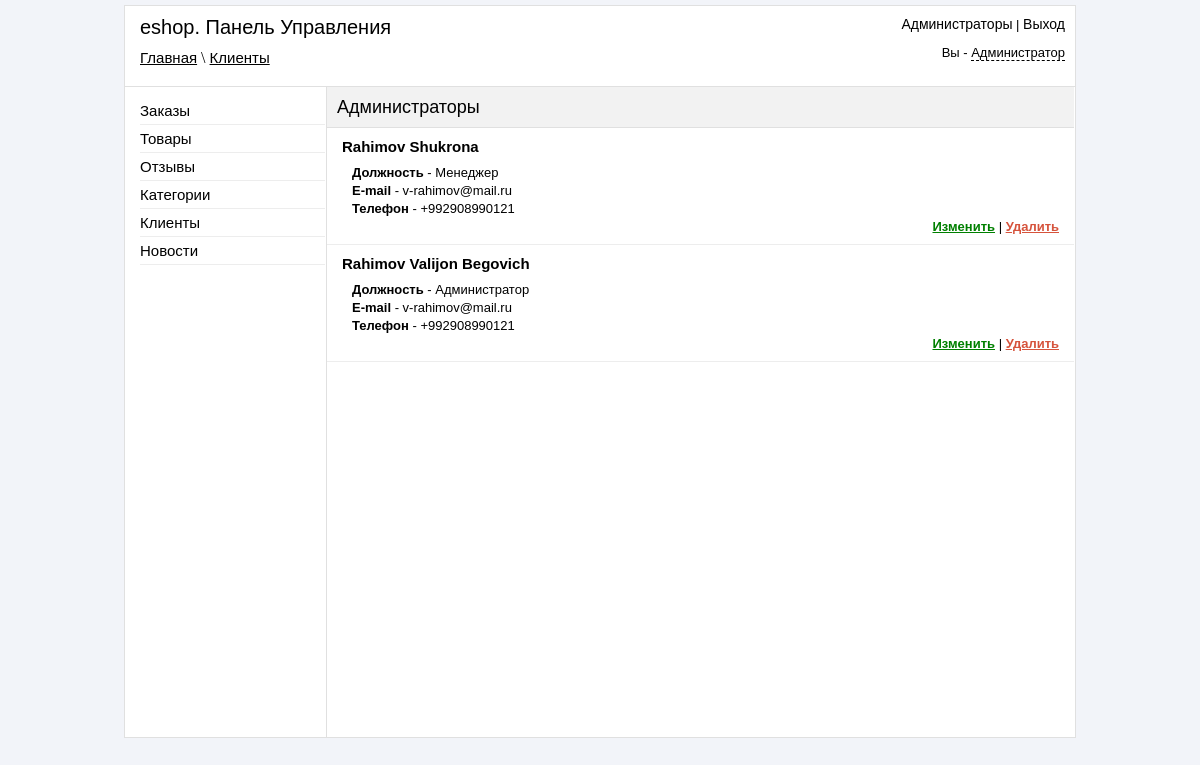
/admin/administrators.php (signed in), run on the app's committed database.
### tables this page shows
CREATE TABLE IF NOT EXISTS `reg_admin` (
  `id` int(11) NOT NULL,
  `login` varchar(255) NOT NULL,
  `pass` varchar(255) NOT NULL,
  `fio` text NOT NULL,
  `role` varchar(255) NOT NULL,
  `email` varchar(50) NOT NULL,
  `phone` varchar(50) NOT NULL,
  `view_orders` int(11) NOT NULL DEFAULT '0',
  `accept_orders` int(11) NOT NULL DEFAULT '0',
  `delete_orders` int(11) NOT NULL DEFAULT '0',
  `add_tovar` int(11) NOT NULL DEFAULT '0',
  `edit_tovar` int(11) NOT NULL DEFAULT '0',
  `delete_tovar` int(11) NOT NULL DEFAULT '0',
  `accept_reviews` int(11) NOT NULL DEFAULT '0',
  `delete_reviews` int(11) NOT NULL DEFAULT '0',
  `view_clients` int(11) NOT NULL DEFAULT '0',
  `delete_clients` int(11) NOT NULL DEFAULT '0',
  `add_news` int(11) NOT NULL DEFAULT '0',
  `delete_news` int(11) NOT NULL DEFAULT '0',
  `add_category` int(11) NOT NULL DEFAULT '0',
  `delete_category` int(11) NOT NULL DEFAULT '0',
  `view_admin` int(11) NOT NULL DEFAULT '0'
);

### admin/administrators.php (the view, shortened to what this page needs)
<?php
if ($_SESSION['auth_admin'] == "yes_auth")
{
	include 'include/db_connect.php';
?>
<!DOCTYPE html>
<html>
<head>
	<link rel="stylesheet" href="css/reset.css">
	<link rel="stylesheet" href="css/style.css">
	<link rel="stylesheet" href="jquery_confirm/jquery_confirm.css">
</head>
<body>
	<div id="block-body">
	<?php
		include 'include/block-header.php';
	?>
	<div id="block-content">
		<div id="block-parameters">
			<p id="title-page">Администраторы</p>
		</div>
<?php
if ($_SESSION['view_admin'] == '1')
{
$result = mysql_query("SELECT * FROM reg_admin ORDER BY id DESC",$link);
If (mysql_num_rows($result) > 0)
{
$row = mysql_fetch_array($result);
do
{
echo '
<ul id="list-admin" >
<li>
<h3>'.$row["fio"].'</h3>
<p><strong>Должность</strong> - '.$row["role"].'</p>
<p><strong>E-mail</strong> - '.$row["email"].'</p>
<p><strong>Телефон</strong> - '.$row["phone"].'</p>
<p class="links-actions" align="right" ><a class="green" href="edit_administrators.php?id='.$row["id"].'" >Изменить</a> | <a class="delete" rel="administrators.php?id='.$row["id"].'&action=delete" >Удалить</a></p>
</li>
</ul>
';
} while ($row = mysql_fetch_array($result));
}
}else
{
	echo 'У вас нет прав для просмотра Администраторов';
}
?>
	</div>
	</div>
</body>
</html>
<?php
	}else
	{
		header("Location: login.php");
	}
?>

### admin/css/style.css (style rules this page uses)
body { background-color: #f2f4f9; }
#block-body { width: 950px; margin: 5px auto; background-color: white; border: 1px solid #e0e0e0; }
#block-header1 a { font: 15px sans-serif; color: black; }
#block-content { width: 747px; min-height: 650px; height: auto; margin-left: 201px; border-left: 1px solid #e0e0e0; }
#block-parameters { height: 40px; border-bottom: 1px solid #e0e0e0; background-color: #f2f2f2; }
#title-page { font: 18px sans-serif; margin-top: 10px; margin-left: 10px; position: absolute; }
.delete { font:bold 13px sans-serif; color: #d6533c; cursor: pointer; text-decoration: underline; }
.green { font:bold 13px sans-serif; color: green; }
.links-actions { margin-right: 15px; }
#list-admin li { border-bottom: 1px solid #ededed; padding-bottom: 10px; }
#list-admin h3 { font: bold 15px sans-serif; margin-top: 10px; margin-bottom: 10px; margin-left: 15px; }
#list-admin p { font: 13px sans-serif; margin-top: 3px; margin-left: 25px; margin-bottom: 0; }

### data on the page
reg_admin: fio "Rahimov Shukrona", role "Менеджер", email "v-rahimov@mail.ru", phone "+992908990121"
reg_admin: fio "Rahimov Valijon Begovich", role "Администратор", email "v-rahimov@mail.ru", phone "+992908990121"

### other printed values
$_SESSION['urlpage'] "Главная \\ Клиенты"
$_SESSION['admin_role'] "Администратор"
